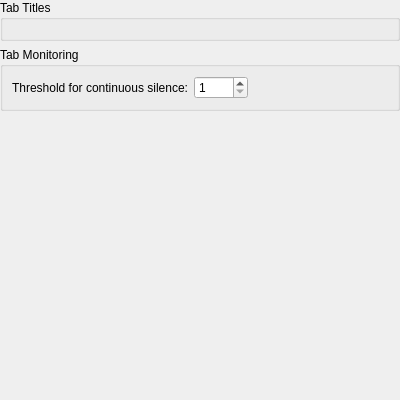
<?xml version="1.0" encoding="UTF-8"?>
<ui version="4.0">
 <class>EditProfileTabsPage</class>
 <widget class="QWidget" name="EditProfileTabsPage">
  <property name="geometry">
   <rect>
    <x>0</x>
    <y>0</y>
    <width>400</width>
    <height>400</height>
   </rect>
  </property>
  <property name="sizePolicy">
   <sizepolicy hsizetype="Preferred" vsizetype="Preferred">
    <horstretch>0</horstretch>
    <verstretch>0</verstretch>
   </sizepolicy>
  </property>
  <layout class="QVBoxLayout" stretch="0,1">
   <property name="spacing">
    <number>0</number>
   </property>
   <property name="leftMargin">
    <number>0</number>
   </property>
   <property name="topMargin">
    <number>0</number>
   </property>
   <property name="rightMargin">
    <number>0</number>
   </property>
   <property name="bottomMargin">
    <number>0</number>
   </property>
   <item>
    <layout class="QVBoxLayout" name="verticalLayout">
     <property name="spacing">
      <number>6</number>
     </property>
     <item>
      <widget class="QGroupBox" name="groupBox_5">
       <property name="title">
        <string>Tab Titles</string>
       </property>
       <layout class="QVBoxLayout">
        <item>
         <widget class="Konsole::RenameTabWidget" name="renameTabWidget" native="true">
          <property name="sizePolicy">
           <sizepolicy hsizetype="Expanding" vsizetype="Preferred">
            <horstretch>0</horstretch>
            <verstretch>0</verstretch>
           </sizepolicy>
          </property>
         </widget>
        </item>
       </layout>
      </widget>
     </item>
     <item>
      <widget class="QGroupBox" name="tabMonitoringGroup">
       <property name="title">
        <string>Tab Monitoring</string>
       </property>
       <layout class="QGridLayout">
        <item row="0" column="0" alignment="Qt::AlignRight">
         <widget class="QLabel" name="silenceSecondsLabel">
          <property name="sizePolicy">
           <sizepolicy hsizetype="Fixed" vsizetype="Preferred">
            <horstretch>0</horstretch>
            <verstretch>0</verstretch>
           </sizepolicy>
          </property>
          <property name="text">
           <string>Threshold for continuous silence:</string>
          </property>
          <property name="alignment">
           <set>Qt::AlignRight|Qt::AlignTrailing|Qt::AlignVCenter</set>
          </property>
          <property name="buddy">
           <cstring>silenceSecondsSpinner</cstring>
          </property>
         </widget>
        </item>
        <item row="0" column="1">
         <widget class="KPluralHandlingSpinBox" name="silenceSecondsSpinner">
          <property name="toolTip">
           <string>The threshold for continuous silence to be detected by Konsole</string>
          </property>
          <property name="minimum">
           <number>1</number>
          </property>
          <property name="maximum">
           <number>3600</number>
          </property>
         </widget>
        </item>
        <item row="0" column="2">
         <spacer>
          <property name="orientation">
           <enum>Qt::Horizontal</enum>
          </property>
          <property name="sizeHint" stdset="0">
           <size>
            <width>0</width>
            <height>20</height>
           </size>
          </property>
         </spacer>
        </item>
       </layout>
      </widget>
     </item>
    </layout>
   </item>
   <item>
    <spacer>
     <property name="orientation">
      <enum>Qt::Vertical</enum>
     </property>
     <property name="sizeType">
      <enum>QSizePolicy::Expanding</enum>
     </property>
     <property name="sizeHint" stdset="0">
      <size>
       <width>20</width>
       <height>0</height>
      </size>
     </property>
    </spacer>
   </item>
  </layout>
 </widget>
 <customwidgets>
  <customwidget>
   <class>Konsole::RenameTabWidget</class>
   <extends>QWidget</extends>
   <header>RenameTabWidget.h</header>
  </customwidget>
  <customwidget>
   <class>KPluralHandlingSpinBox</class>
   <extends>QSpinBox</extends>
   <header>KPluralHandlingSpinBox</header>
  </customwidget>
 </customwidgets>
 <resources/>
 <connections/>
</ui>
